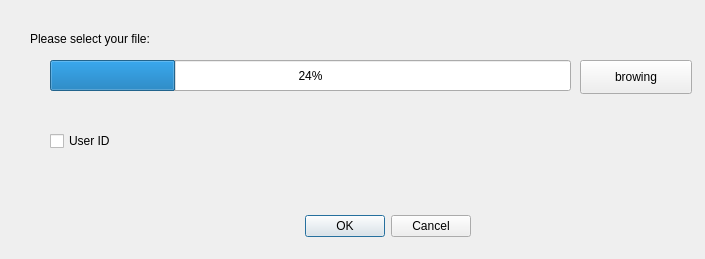
<?xml version="1.0" encoding="UTF-8"?>
<ui version="4.0">
 <class>QDialog</class>
 <widget class="QDialog" name="QDialog">
  <property name="geometry">
   <rect>
    <x>0</x>
    <y>0</y>
    <width>705</width>
    <height>259</height>
   </rect>
  </property>
  <property name="windowTitle">
   <string>Dialog</string>
  </property>
  <widget class="QDialogButtonBox" name="buttonBox">
   <property name="geometry">
    <rect>
     <x>130</x>
     <y>210</y>
     <width>341</width>
     <height>32</height>
    </rect>
   </property>
   <property name="orientation">
    <enum>Qt::Horizontal</enum>
   </property>
   <property name="standardButtons">
    <set>QDialogButtonBox::Cancel|QDialogButtonBox::Ok</set>
   </property>
  </widget>
  <widget class="QLabel" name="label">
   <property name="geometry">
    <rect>
     <x>30</x>
     <y>30</y>
     <width>401</width>
     <height>18</height>
    </rect>
   </property>
   <property name="styleSheet">
    <string notr="true">font: 9pt &quot;Times New Roman&quot;;
font: 10pt &quot;Arial&quot;;</string>
   </property>
   <property name="text">
    <string>Please select your file:</string>
   </property>
  </widget>
  <widget class="QPushButton" name="Open">
   <property name="geometry">
    <rect>
     <x>580</x>
     <y>60</y>
     <width>112</width>
     <height>34</height>
    </rect>
   </property>
   <property name="styleSheet">
    <string notr="true">font: 9pt &quot;Times New Roman&quot;;</string>
   </property>
   <property name="text">
    <string>browing</string>
   </property>
  </widget>
  <widget class="QCheckBox" name="checkBox">
   <property name="geometry">
    <rect>
     <x>50</x>
     <y>130</y>
     <width>105</width>
     <height>22</height>
    </rect>
   </property>
   <property name="styleSheet">
    <string notr="true">font: 10pt &quot;Times New Roman&quot;;</string>
   </property>
   <property name="text">
    <string>User ID</string>
   </property>
  </widget>
  <widget class="QProgressBar" name="Openprogress">
   <property name="geometry">
    <rect>
     <x>50</x>
     <y>60</y>
     <width>521</width>
     <height>31</height>
    </rect>
   </property>
   <property name="styleSheet">
    <string notr="true">font: 9pt &quot;Times New Roman&quot;;</string>
   </property>
   <property name="value">
    <number>24</number>
   </property>
  </widget>
  <widget class="QLabel" name="Loading">
   <property name="geometry">
    <rect>
     <x>190</x>
     <y>60</y>
     <width>281</width>
     <height>31</height>
    </rect>
   </property>
   <property name="styleSheet">
    <string notr="true">font: 9pt &quot;Times New Roman&quot;;</string>
   </property>
   <property name="text">
    <string/>
   </property>
  </widget>
 </widget>
 <resources/>
 <connections>
  <connection>
   <sender>buttonBox</sender>
   <signal>accepted()</signal>
   <receiver>QDialog</receiver>
   <slot>accept()</slot>
   <hints>
    <hint type="sourcelabel">
     <x>248</x>
     <y>254</y>
    </hint>
    <hint type="destinationlabel">
     <x>157</x>
     <y>274</y>
    </hint>
   </hints>
  </connection>
  <connection>
   <sender>buttonBox</sender>
   <signal>rejected()</signal>
   <receiver>QDialog</receiver>
   <slot>reject()</slot>
   <hints>
    <hint type="sourcelabel">
     <x>316</x>
     <y>260</y>
    </hint>
    <hint type="destinationlabel">
     <x>286</x>
     <y>274</y>
    </hint>
   </hints>
  </connection>
 </connections>
</ui>
